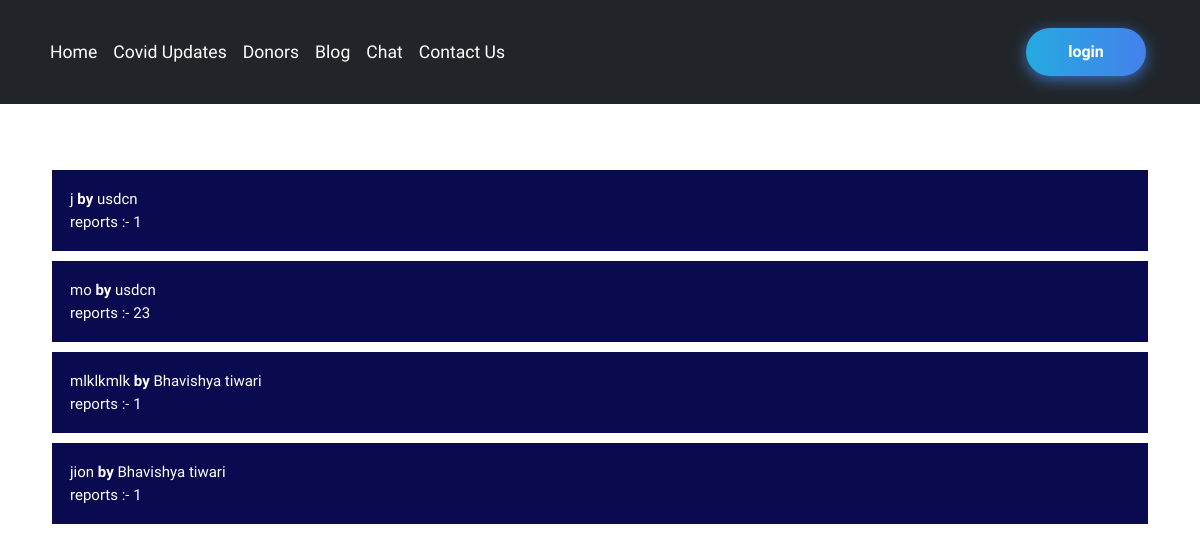
The page /reportedblogs on the database as committed earlier.
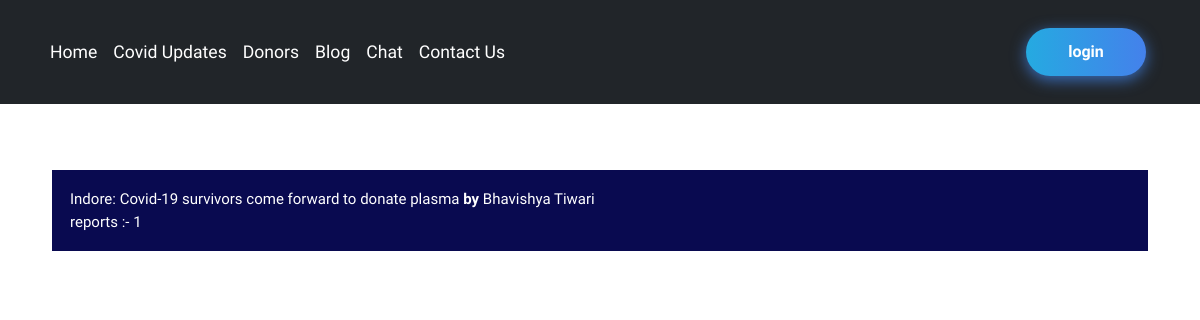
The same page on the database as committed later.
### blog/models.py (models this page shows, shortened)
class Report(models.Model):
    rno=models.AutoField(primary_key=True)
    blog_sno=models.CharField(max_length=50)
    title=models.CharField(max_length=255)
    rep_by=models.CharField(max_length=50)
    author=models.CharField(max_length=50)
    Timestamp=models.CharField(max_length=50)
    report=models.TextField()

### home/views.py (the view)
# urls.py: path("reportedblogs", views.reportedblogs, name='reportedblogs'),
def reportedblogs(request):
    post = Report.objects.all().order_by('rno')
    li = []
    for p in post:
        p_in_l=False
        for l in li:
            if ( p.blog_sno == l["sno"]):
                p_in_l=True
                o1 ={
                "name":p.rep_by,
                "rep" : p.report,
                "time" : p.Timestamp,
                    }
                l["reps"].append(o1)
        if(p_in_l == False):
            o = {
            "sno" : p.blog_sno,
            "title" : p.title,
            "author":p.author,
            "reps":[{
                        "name":p.rep_by,
                        "rep" : p.report,
                        "time" : p.Timestamp,
                                            }]
                }
            li.append(o)
    return render(request, 'home/Blog_r.html', {"r":li})

### templates/home/Blog_r.html (shortened to what this page needs)
{% extends 'base.html' %}
{% block body %}
<div class="container">
    {% for rep in r %}
<div class="mar">
<button type="button" class="collapsible">{{rep.title}} <b> by</b>  {{rep.author}} <br> reports :- {{rep.reps | length}} </button>
</div>
    {% endfor %}
{% endblock body %}

### templates/base.html (shortened to what this page needs)
<!DOCTYPE html>
<html lang="en">
<head>
  <link href="https://cdn.jsdelivr.net/npm/bootstrap@5.0.2/dist/css/bootstrap.min.css" rel="stylesheet"
>
</head>
<body>
  <div id="j">
    <header id="i" class="p-3 bg-dark nn tran text-white">
      {% load static %}
      <div id="navbar" class="container">
        <div id="navbar2" class="d-flex flex-wrap align-items-center justify-content-center justify-content-lg-start">
          <ul class="nav col-12 col-lg-auto me-lg-auto mb-2 justify-content-center mb-md-0" id="List">
            <li><a href="/" class="nav-link px-2 text-white">Home</a></li>
            <li id="z"><a href="/covidupdates" class="nav-link px-2 text-white">Covid Updates</a></li>
            <li><a href="/donors" class="nav-link px-2 text-white">Donors</a></li>
            <li><a href="/blog" class="nav-link px-2 text-white">Blog</a></li>
            <li><a href="/livechat" class="nav-link px-2 text-white">Chat</a></li>
            <li><a href="/contactus" class="nav-link px-2 text-white">Contact Us</a></li>
          </ul>
          {% if request.user.is_authenticated %}
          <a href="/profile">
            {% if user.first_name|length < 20 %}
            <button class="btn-hover color-3">{{user.first_name}}</button></a>
            {% else %}
            <button class="btn-hover color-3">{{user.username}}</button></a>
            {% endif %}
          {% else %}
          <div class="text-end">
            <button type="button" class="btn-hover color-9"><a href="/login">login</a></button>
          </div>
          {% endif %}
        </div>
      </div>
    </header>
  </div>
  {% block body %}
  {% endblock body %}
</body>
</html>

### templates/home/Blog_r.html (style rules this page uses)
.collapsible { background-color: rgb(9, 10, 80); color: white; cursor: pointer; padding: 18px; width: 100%; border: none; text-align: left; outline: none; font-size: 15px; }
.mar { margin:10px; position: relative; top: 7vh; }

### templates/base.html (style rules this page uses)
* { font-family: 'Baloo Bhai 2', cursive; padding: 0; margin: 0; z-index: 1; }
#j { -webkit-transition: all 0.5s ease-in-out; -moz-transition: all 0.5s ease-in-out; -o-transition: all 0.5s ease-in-out; transition: all 0.5s ease-in-out; transition: all 2s ease-in-out; height: auto; overflow: hidden; }
a { text-decoration: none; color: white; font: weight 9px; }
.nn { max-height: 128vh; }
.tran { transition: max-height ease-out 0.7s; font-size: 1.1em; }
* { -webkit-box-sizing: border-box; -moz-box-sizing: border-box; box-sizing: border-box; }
.btn-hover { min-width: 120px; font-size: 1.4em; font-size: 16px; font-weight: 600; color: #fff; cursor: pointer; margin: 12px; padding: 12px 23px; text-align: center; border: none; background-size: 300% 100%; border-radius: 50px; -o-transition: all .4s ease-in-out; -webkit-transition: all .4s ease-in-out; transition: all .4s ease-in-out; }
.btn-hover.color-9 { background-image: linear-gradient(to right, #25aae1, #4481eb, #04befe, #3f86ed); box-shadow: 0 4px 15px 0 rgba(65, 132, 234, 0.75); }

Rows that differ between the two databases and show on the page:
removed Report: author "usdcn"
removed Report: title "mo", author "usdcn"
removed Report: title "mlklkmlk", author "Bhavishya tiwari"
removed Report: title "jion", author "Bhavishya tiwari"
added Report: title "Indore: Covid-19 survivors come forward to donate plasma", author "Bhavishya Tiwari"
Other text that changed with them:
new list line: "by reports :- 1"
list line gone: "j by reports :- 1"
list line gone: "by reports :- 23"
list line gone: "by reports :- 1"
